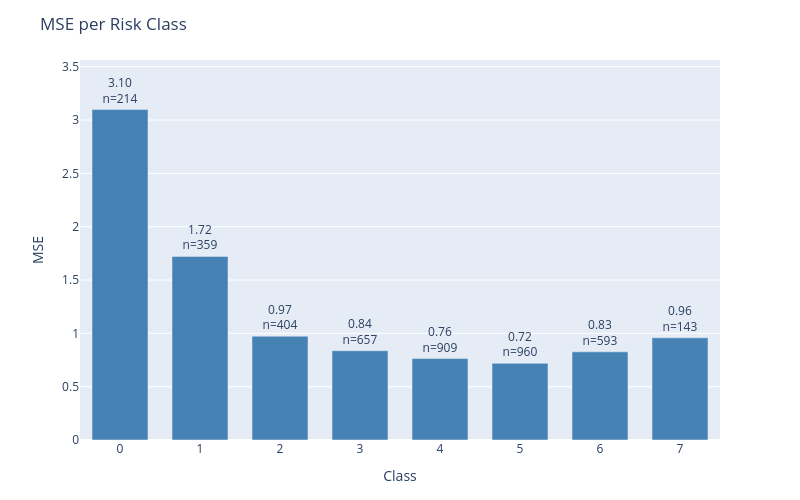

Notebook code cell kept with this figure:
### Code cell
plot_error_by_group(
    df=results_test,
    y_true_col='actual',
    y_pred_col='prediction',
    group_by='class',
    metric='mse',
    title='MSE per Risk Class'
)

### Figure 1 — Plotly figure (JSON) as saved in the notebook; plotly's stock layout.template omitted (floating-point values rounded to 4 significant figures)
{"data": [{"marker": {"color": "steelblue"}, "text": ["3.10<br>n=214", "1.72<br>n=359", "0.97<br>n=404", "0.84<br>n=657", "0.76<br>n=909", "0.72<br>n=960", "0.83<br>n=593", "0.96<br>n=143"], "textposition": "outside", "type": "bar", "x": ["0", "1", "2", "3", "4", "5", "6", "7"], "y": [3.098, 1.721, 0.9728, 0.8371, 0.7635, 0.7188, 0.8263, 0.958]}], "layout": {"bargap": 0.3, "height": 500, "margin": {"b": 60, "t": 60}, "title": {"text": "MSE per Risk Class"}, "uniformtext": {"minsize": 8, "mode": "hide"}, "width": 800, "xaxis": {"title": {"text": "Class"}}, "yaxis": {"range": [0, 3.563], "title": {"text": "MSE"}}}}
